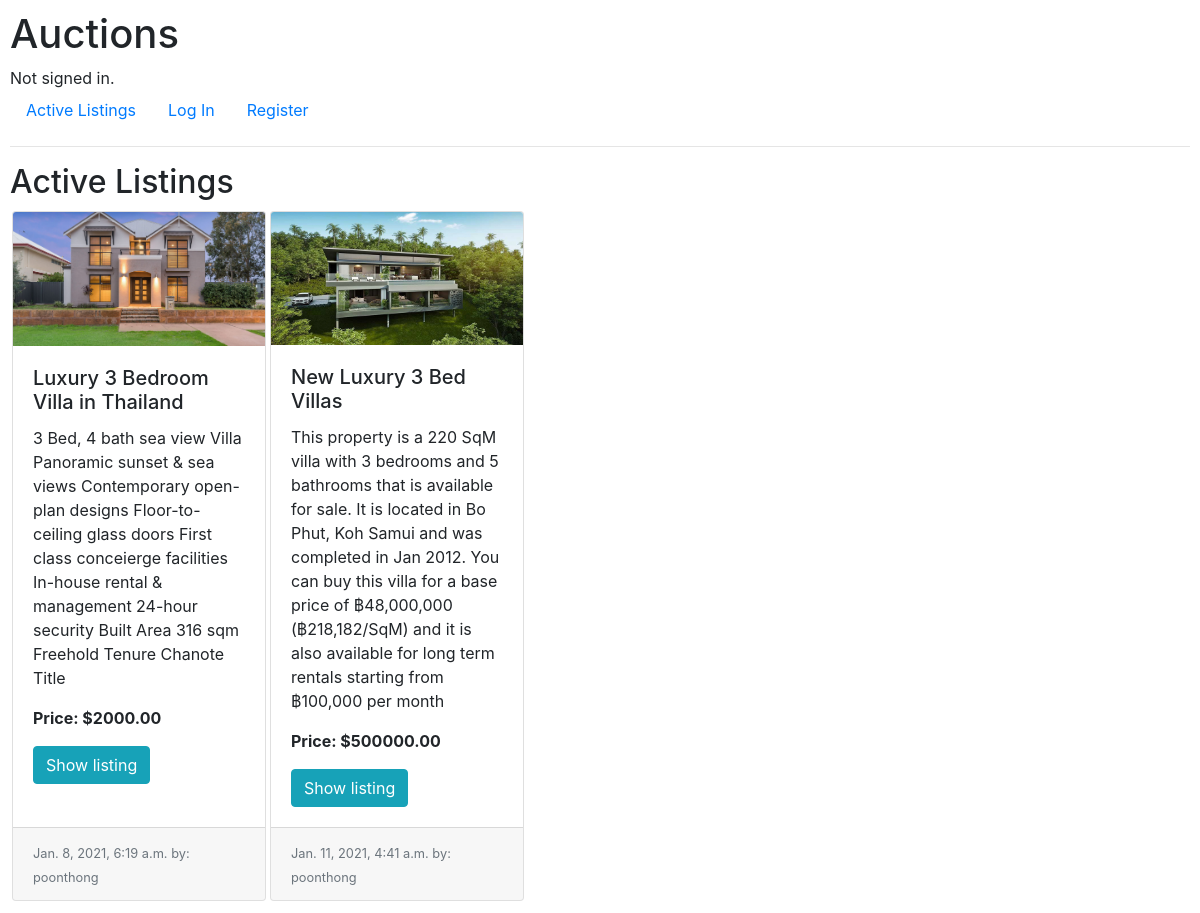
The app's page /, older data.
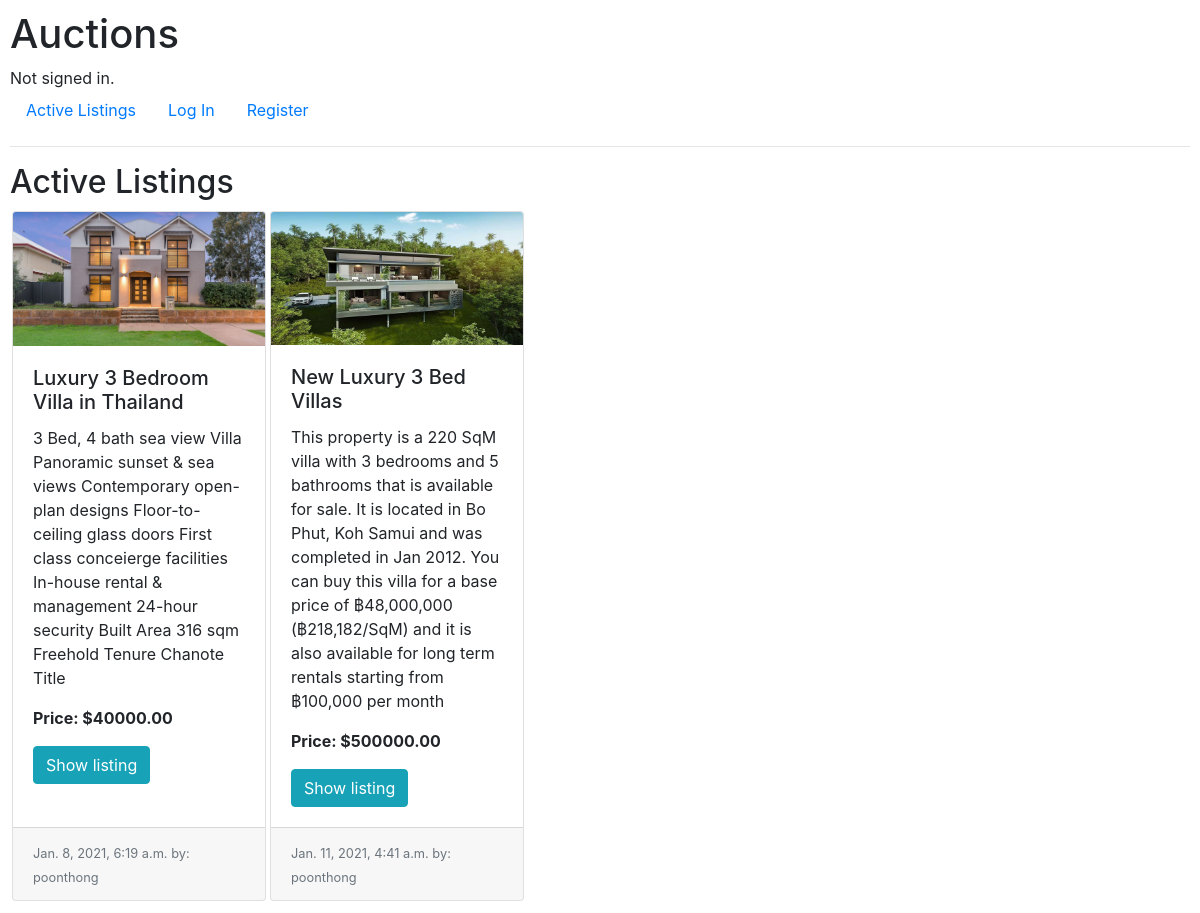
The same page, newer data.
### auctions/models.py (models this page shows, shortened)
class Listing(models.Model):
    title = models.CharField(max_length=64)
    description = models.TextField()
    image = models.ImageField(upload_to="listing_images", default=None, null=True)
    category_id = models.ForeignKey(Category, on_delete=models.CASCADE, default=1)
    create_at = models.DateTimeField(auto_now_add=True, null=True)
    updated_at = models.DateTimeField(auto_now=True)
    open_at = models.BooleanField(default=True)
    owner = models.ForeignKey(User, null=True, on_delete=models.CASCADE)
    starting_price = models.DecimalField(decimal_places=2, max_digits=10, null=True)

class User(AbstractUser):
    pass

### auctions/views.py (the view)
# urls.py: path("", views.index, name="index"),
def index(request):
    if request.user.is_authenticated:
        listings = Listing.objects.all().filter(open_at=True)
    else:
        listings = Listing.objects.all().filter(open_at=True)
    return render(request, "auctions/index.html", {
        "listings": listings
    })

### auctions/templates/auctions/index.html
{% extends "auctions/layout.html" %}
{% block body %}
    <h2>Active Listings</h2>
    <div style="display: flex;">
        {% for listing in listings %}
            <div class="card-deck" style="width: 18rem; padding: 2px;">
                <div class="card">
                    <img class="card-img-top" src="{{ listing.image.url }}" alt="{{ listing.title }}">
                    <div class="card-body">
                        <h5 class="card-title">{{ listing.title }}</h5>
                        <p class="card-text">{{ listing.description }}</p>
                        <p class="card-text"><strong>Price: ${{ listing.starting_price }}</strong></p>
                        <a href="{% url 'bid' listing.id %}" class="btn btn-info">Show listing</a>
                    </div>
                    <div class="card-footer">
                        <small class="text-muted">{{ listing.create_at }} by: {{ listing.owner }}</small>
                    </div>
                </div>
            </div>
        {% endfor %}
    </div>
{% endblock %}

Row changes from the older to the newer data that the page shows:
changed Listing "Luxury 3 Bedroom Villa in Thailand": starting_price "2000.00" → "40000.00"
